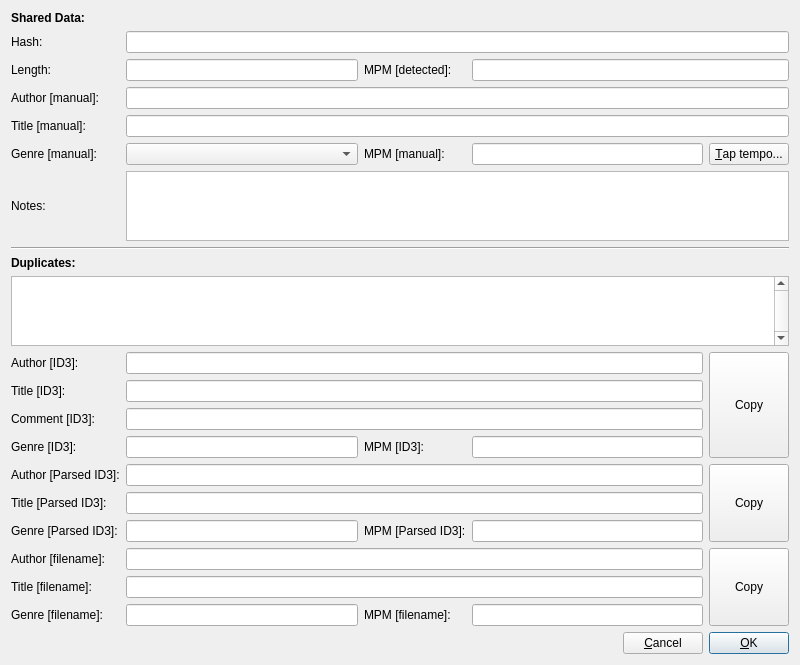
<?xml version="1.0" encoding="UTF-8"?>
<ui version="4.0">
 <class>DlgSongProperties</class>
 <widget class="QDialog" name="DlgSongProperties">
  <property name="geometry">
   <rect>
    <x>0</x>
    <y>0</y>
    <width>800</width>
    <height>638</height>
   </rect>
  </property>
  <property name="windowTitle">
   <string>SkauTan: Song properties</string>
  </property>
  <layout class="QVBoxLayout" name="verticalLayout">
   <item>
    <layout class="QGridLayout" name="gridLayout">
     <item row="1" column="0">
      <widget class="QLabel" name="label_2">
       <property name="text">
        <string>Hash:</string>
       </property>
      </widget>
     </item>
     <item row="16" column="0">
      <widget class="QLabel" name="label_20">
       <property name="text">
        <string>Title [Parsed ID3]:</string>
       </property>
      </widget>
     </item>
     <item row="15" column="0">
      <widget class="QLabel" name="label_19">
       <property name="text">
        <string>Author [Parsed ID3]:</string>
       </property>
      </widget>
     </item>
     <item row="7" column="0">
      <widget class="QLabel" name="label_16">
       <property name="text">
        <string>Notes:</string>
       </property>
      </widget>
     </item>
     <item row="4" column="0">
      <widget class="QLabel" name="label_4">
       <property name="text">
        <string>Author [manual]:</string>
       </property>
      </widget>
     </item>
     <item row="3" column="0">
      <widget class="QLabel" name="label_3">
       <property name="text">
        <string>Length:</string>
       </property>
      </widget>
     </item>
     <item row="5" column="0">
      <widget class="QLabel" name="label_5">
       <property name="text">
        <string>Title [manual]:</string>
       </property>
      </widget>
     </item>
     <item row="14" column="1">
      <widget class="QLineEdit" name="leId3Genre">
       <property name="sizePolicy">
        <sizepolicy hsizetype="Preferred" vsizetype="Fixed">
         <horstretch>0</horstretch>
         <verstretch>0</verstretch>
        </sizepolicy>
       </property>
       <property name="toolTip">
        <string>Genre, as detected from the entire ID3 tag</string>
       </property>
      </widget>
     </item>
     <item row="11" column="0">
      <widget class="QLabel" name="label_8">
       <property name="text">
        <string>Author [ID3]:</string>
       </property>
      </widget>
     </item>
     <item row="18" column="1" colspan="3">
      <widget class="QLineEdit" name="leFilenameAuthor">
       <property name="readOnly">
        <bool>true</bool>
       </property>
      </widget>
     </item>
     <item row="14" column="2">
      <widget class="QLabel" name="label_7">
       <property name="text">
        <string>MPM [ID3]:</string>
       </property>
      </widget>
     </item>
     <item row="12" column="1" colspan="3">
      <widget class="QLineEdit" name="leId3Title"/>
     </item>
     <item row="20" column="2">
      <widget class="QLabel" name="label_14">
       <property name="text">
        <string>MPM [filename]:</string>
       </property>
      </widget>
     </item>
     <item row="6" column="2">
      <widget class="QLabel" name="label_15">
       <property name="text">
        <string>MPM [manual]:</string>
       </property>
      </widget>
     </item>
     <item row="20" column="0">
      <widget class="QLabel" name="label_13">
       <property name="text">
        <string>Genre [filename]:</string>
       </property>
      </widget>
     </item>
     <item row="19" column="1" colspan="3">
      <widget class="QLineEdit" name="leFilenameTitle">
       <property name="readOnly">
        <bool>true</bool>
       </property>
      </widget>
     </item>
     <item row="20" column="3">
      <widget class="QLineEdit" name="leFilenameMeasuresPerMinute">
       <property name="readOnly">
        <bool>true</bool>
       </property>
      </widget>
     </item>
     <item row="19" column="0">
      <widget class="QLabel" name="label_12">
       <property name="text">
        <string>Title [filename]:</string>
       </property>
      </widget>
     </item>
     <item row="14" column="3">
      <widget class="QLineEdit" name="leId3MeasuresPerMinute"/>
     </item>
     <item row="6" column="0">
      <widget class="QLabel" name="label_6">
       <property name="text">
        <string>Genre [manual]:</string>
       </property>
      </widget>
     </item>
     <item row="18" column="0">
      <widget class="QLabel" name="label_11">
       <property name="text">
        <string>Author [filename]:</string>
       </property>
      </widget>
     </item>
     <item row="6" column="1">
      <widget class="QComboBox" name="cbManualGenre"/>
     </item>
     <item row="14" column="0">
      <widget class="QLabel" name="label_10">
       <property name="text">
        <string>Genre [ID3]:</string>
       </property>
      </widget>
     </item>
     <item row="20" column="1">
      <widget class="QLineEdit" name="leFilenameGenre">
       <property name="sizePolicy">
        <sizepolicy hsizetype="Preferred" vsizetype="Fixed">
         <horstretch>0</horstretch>
         <verstretch>0</verstretch>
        </sizepolicy>
       </property>
       <property name="readOnly">
        <bool>true</bool>
       </property>
      </widget>
     </item>
     <item row="12" column="0">
      <widget class="QLabel" name="label_9">
       <property name="text">
        <string>Title [ID3]:</string>
       </property>
      </widget>
     </item>
     <item row="13" column="1" colspan="3">
      <widget class="QLineEdit" name="leId3Comment"/>
     </item>
     <item row="11" column="1" colspan="3">
      <widget class="QLineEdit" name="leId3Author"/>
     </item>
     <item row="13" column="0">
      <widget class="QLabel" name="label">
       <property name="text">
        <string>Comment [ID3]:</string>
       </property>
      </widget>
     </item>
     <item row="17" column="0">
      <widget class="QLabel" name="label_21">
       <property name="text">
        <string>Genre [Parsed ID3]:</string>
       </property>
      </widget>
     </item>
     <item row="16" column="1" colspan="3">
      <widget class="QLineEdit" name="lePid3Title">
       <property name="readOnly">
        <bool>true</bool>
       </property>
      </widget>
     </item>
     <item row="17" column="1">
      <widget class="QLineEdit" name="lePid3Genre">
       <property name="sizePolicy">
        <sizepolicy hsizetype="Preferred" vsizetype="Fixed">
         <horstretch>0</horstretch>
         <verstretch>0</verstretch>
        </sizepolicy>
       </property>
       <property name="readOnly">
        <bool>true</bool>
       </property>
      </widget>
     </item>
     <item row="17" column="2">
      <widget class="QLabel" name="label_22">
       <property name="text">
        <string>MPM [Parsed ID3]:</string>
       </property>
      </widget>
     </item>
     <item row="15" column="1" colspan="3">
      <widget class="QLineEdit" name="lePid3Author">
       <property name="readOnly">
        <bool>true</bool>
       </property>
      </widget>
     </item>
     <item row="17" column="3">
      <widget class="QLineEdit" name="lePid3MeasuresPerMinute">
       <property name="readOnly">
        <bool>true</bool>
       </property>
      </widget>
     </item>
     <item row="11" column="4" rowspan="4">
      <widget class="QPushButton" name="btnCopyId3Tag">
       <property name="sizePolicy">
        <sizepolicy hsizetype="Minimum" vsizetype="Minimum">
         <horstretch>0</horstretch>
         <verstretch>0</verstretch>
        </sizepolicy>
       </property>
       <property name="text">
        <string>Copy</string>
       </property>
      </widget>
     </item>
     <item row="10" column="0" colspan="5">
      <widget class="QListWidget" name="lwDuplicates">
       <property name="contextMenuPolicy">
        <enum>Qt::ActionsContextMenu</enum>
       </property>
       <property name="verticalScrollBarPolicy">
        <enum>Qt::ScrollBarAlwaysOn</enum>
       </property>
       <property name="editTriggers">
        <set>QAbstractItemView::NoEditTriggers</set>
       </property>
       <property name="horizontalScrollMode">
        <enum>QAbstractItemView::ScrollPerPixel</enum>
       </property>
      </widget>
     </item>
     <item row="7" column="1" colspan="4">
      <widget class="QPlainTextEdit" name="pteNotes"/>
     </item>
     <item row="5" column="1" colspan="4">
      <widget class="QLineEdit" name="leManualTitle"/>
     </item>
     <item row="4" column="1" colspan="4">
      <widget class="QLineEdit" name="leManualAuthor"/>
     </item>
     <item row="1" column="1" colspan="4">
      <widget class="QLineEdit" name="leHash">
       <property name="readOnly">
        <bool>true</bool>
       </property>
      </widget>
     </item>
     <item row="0" column="0" colspan="5">
      <widget class="QLabel" name="label_18">
       <property name="font">
        <font>
         <weight>75</weight>
         <bold>true</bold>
        </font>
       </property>
       <property name="text">
        <string>Shared Data:</string>
       </property>
      </widget>
     </item>
     <item row="8" column="0" colspan="5">
      <widget class="Line" name="line">
       <property name="orientation">
        <enum>Qt::Horizontal</enum>
       </property>
      </widget>
     </item>
     <item row="9" column="0" colspan="5">
      <widget class="QLabel" name="label_17">
       <property name="font">
        <font>
         <weight>75</weight>
         <bold>true</bold>
        </font>
       </property>
       <property name="text">
        <string>Duplicates:</string>
       </property>
      </widget>
     </item>
     <item row="15" column="4" rowspan="3">
      <widget class="QPushButton" name="btnCopyPid3Tag">
       <property name="sizePolicy">
        <sizepolicy hsizetype="Minimum" vsizetype="Minimum">
         <horstretch>0</horstretch>
         <verstretch>0</verstretch>
        </sizepolicy>
       </property>
       <property name="text">
        <string>Copy</string>
       </property>
      </widget>
     </item>
     <item row="18" column="4" rowspan="3">
      <widget class="QPushButton" name="btnCopyFilenameTag">
       <property name="sizePolicy">
        <sizepolicy hsizetype="Minimum" vsizetype="Minimum">
         <horstretch>0</horstretch>
         <verstretch>0</verstretch>
        </sizepolicy>
       </property>
       <property name="text">
        <string>Copy</string>
       </property>
      </widget>
     </item>
     <item row="3" column="1">
      <widget class="QLineEdit" name="leLength">
       <property name="readOnly">
        <bool>true</bool>
       </property>
      </widget>
     </item>
     <item row="3" column="2">
      <widget class="QLabel" name="label_23">
       <property name="text">
        <string>MPM [detected]:</string>
       </property>
      </widget>
     </item>
     <item row="3" column="3" colspan="2">
      <widget class="QLineEdit" name="leDetectedMeasuresPerMinute">
       <property name="readOnly">
        <bool>true</bool>
       </property>
      </widget>
     </item>
     <item row="6" column="3">
      <widget class="QLineEdit" name="leManualMeasuresPerMinute"/>
     </item>
     <item row="6" column="4">
      <widget class="QPushButton" name="btnTapTempo">
       <property name="text">
        <string>&amp;Tap tempo...</string>
       </property>
      </widget>
     </item>
    </layout>
   </item>
   <item>
    <layout class="QHBoxLayout" name="horizontalLayout">
     <item>
      <spacer name="horizontalSpacer">
       <property name="orientation">
        <enum>Qt::Horizontal</enum>
       </property>
       <property name="sizeHint" stdset="0">
        <size>
         <width>40</width>
         <height>20</height>
        </size>
       </property>
      </spacer>
     </item>
     <item>
      <widget class="QPushButton" name="btnCancel">
       <property name="text">
        <string>&amp;Cancel</string>
       </property>
      </widget>
     </item>
     <item>
      <widget class="QPushButton" name="btnOK">
       <property name="text">
        <string>&amp;OK</string>
       </property>
       <property name="default">
        <bool>true</bool>
       </property>
      </widget>
     </item>
    </layout>
   </item>
  </layout>
  <action name="actRemoveFromLibrary">
   <property name="text">
    <string>Remove from library...</string>
   </property>
   <property name="toolTip">
    <string>Removes the song from the library, keeps the disk file</string>
   </property>
   <property name="shortcut">
    <string>Del</string>
   </property>
  </action>
  <action name="actDeleteFromDisk">
   <property name="text">
    <string>Delete from disk...</string>
   </property>
   <property name="toolTip">
    <string>Removes song from library AND deletes the file from the disk</string>
   </property>
  </action>
 </widget>
 <tabstops>
  <tabstop>leHash</tabstop>
  <tabstop>leLength</tabstop>
  <tabstop>leManualAuthor</tabstop>
  <tabstop>leManualTitle</tabstop>
  <tabstop>cbManualGenre</tabstop>
  <tabstop>leManualMeasuresPerMinute</tabstop>
  <tabstop>pteNotes</tabstop>
  <tabstop>lwDuplicates</tabstop>
  <tabstop>leId3Author</tabstop>
  <tabstop>leId3Title</tabstop>
  <tabstop>leId3Comment</tabstop>
  <tabstop>leId3Genre</tabstop>
  <tabstop>leId3MeasuresPerMinute</tabstop>
  <tabstop>lePid3Author</tabstop>
  <tabstop>lePid3Title</tabstop>
  <tabstop>lePid3Genre</tabstop>
  <tabstop>lePid3MeasuresPerMinute</tabstop>
  <tabstop>leFilenameAuthor</tabstop>
  <tabstop>leFilenameTitle</tabstop>
  <tabstop>leFilenameGenre</tabstop>
  <tabstop>leFilenameMeasuresPerMinute</tabstop>
  <tabstop>btnCancel</tabstop>
  <tabstop>btnOK</tabstop>
 </tabstops>
 <resources/>
 <connections/>
</ui>
